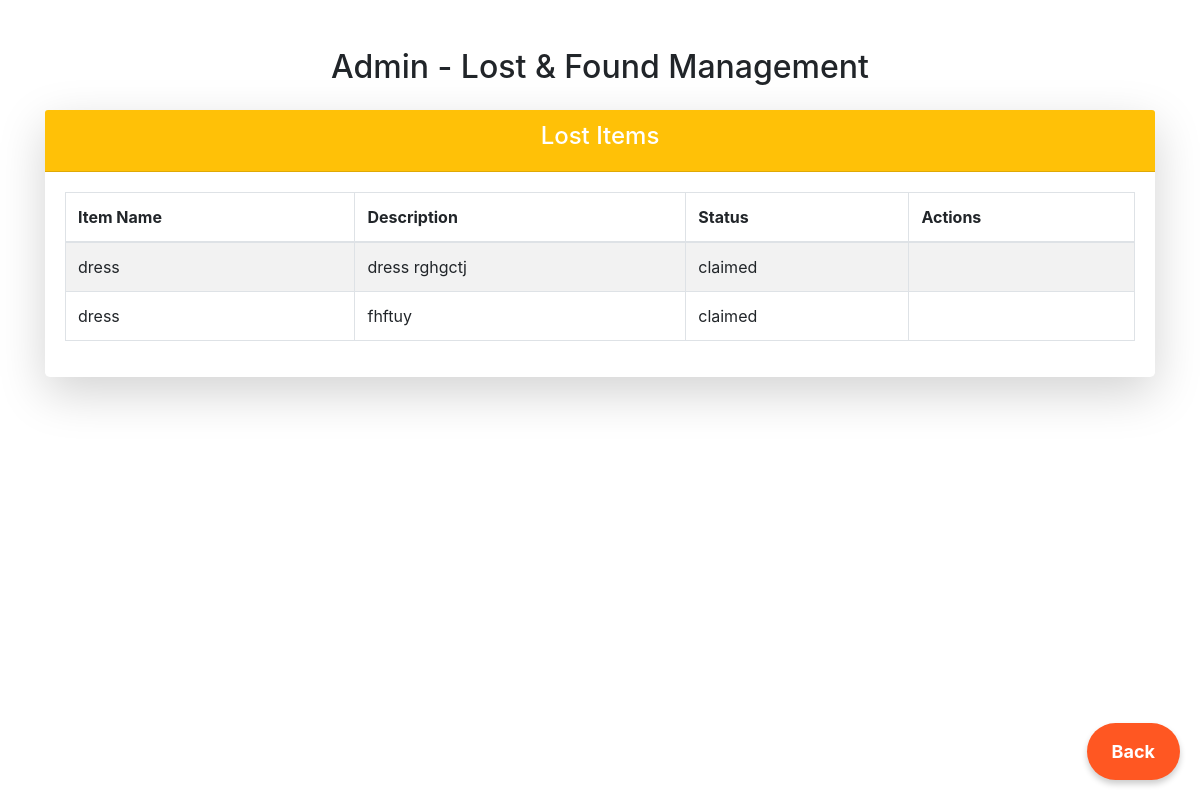
/admin/lost.php, run on the app's committed database.
### tables this page shows
CREATE TABLE `lost_items` (
  `id` int(11) NOT NULL,
  `user_id` int(11) NOT NULL,
  `item_name` varchar(255) NOT NULL,
  `item_description` text DEFAULT NULL,
  `report_date` timestamp NOT NULL DEFAULT current_timestamp(),
  `status` varchar(50) DEFAULT 'reported'
);

### admin/lost.php (the view, shortened to what this page needs)
<?php
include('db_connection.php');
$is_admin = true;
if ($is_admin) {
    $lost_items_query = "SELECT * FROM lost_items";
    $lost_items = $conn->query($lost_items_query);
?>
<!DOCTYPE html>
<html lang="en">
<head>
    <link href="https://cdn.jsdelivr.net/npm/bootstrap@4.5.2/dist/css/bootstrap.min.css" rel="stylesheet">
</head>
<body>
<div class="container mt-5">
    <h2 class="text-center mb-4">Admin - Lost & Found Management</h2>
    <div class="row my-4">
        <div class="col-md-12">
            <div class="card shadow-lg border-0 rounded-lg">
                <div class="card-header bg-warning text-white text-center">
                    <h4>Lost Items</h4>
                </div>
                <div class="card-body">
                    <table class="table table-bordered table-striped">
                        <thead>
                            <tr>
                                <th>Item Name</th>
                                <th>Description</th>
                                <th>Status</th>
                                <th>Actions</th>
                            </tr>
                        </thead>
                        <tbody>
                            <?php while ($lost_item = $lost_items->fetch_assoc()) { ?>
                                <tr>
                                    <td><?php echo $lost_item['item_name']; ?></td>
                                    <td><?php echo $lost_item['item_description']; ?></td>
                                    <td><?php echo $lost_item['status']; ?></td>
                                    <td>
                                    </td>
                                </tr>
                            <?php } ?>
                        </tbody>
                    </table>
                </div>
            </div>
        </div>
    </div>
</div>
<button onclick="goBack()" class="back-button" right:50px>Back</button>
</body>
</html>
<?php
}
?>

### admin/lost.php (style rules this page uses)
.back-button { position: fixed; bottom: 20px; right: 20px; padding: 15px 25px; font-size: 18px; font-weight: bold; background-color: #ff5722; color: white; border: none; border-radius: 50px; cursor: pointer; z-index: 1000; box-shadow: 0 4px 6px rgba(0, 0, 0, 0.2); transition: all 0.3s ease; }

### data on the page
lost_items: item_name "dress", item_description "dress rghgctj", status "claimed"
lost_items: item_name "dress", item_description "fhftuy", status "claimed"
